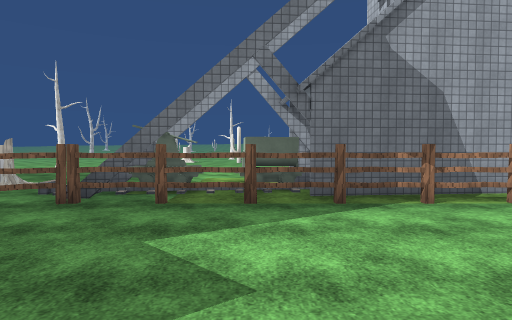
view 1 (above)

24 first-person views from a walk through a 3-D level made in the Unity game engine. The camera is 1.5 m above the floor, tilts 2° down and sees 75° across. The floor is counted in squares, 2 m on a side. Each view is taken from the middle of a square. On the plan, view 1 faces up. The plan holds only what a view shows up to about 11 squares ahead; the rest is blank. The place goes on beyond the plan. The player is left out. Surface patterns are stand-ins for the level's own textures.

view 2
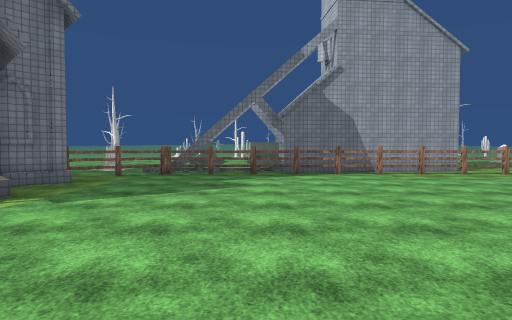

view 3
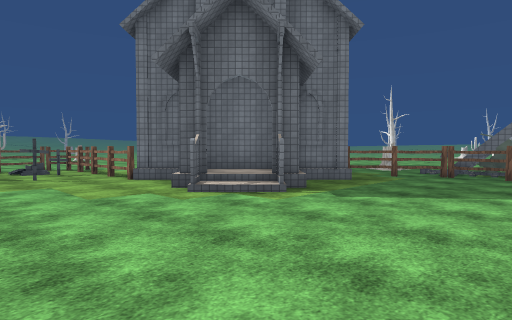

view 4
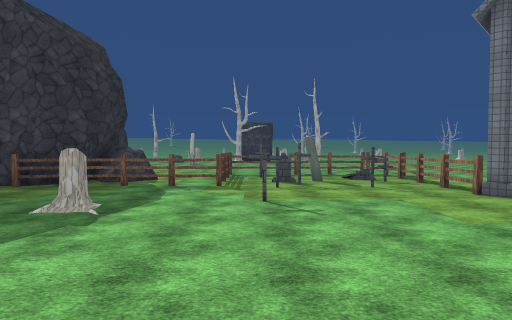

view 5
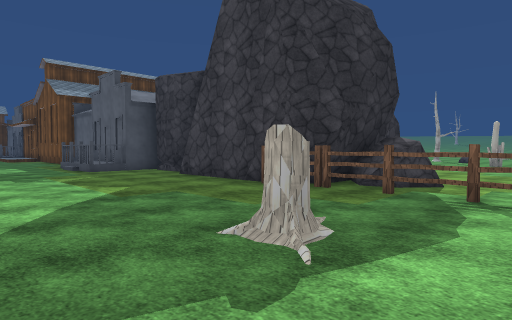

view 6
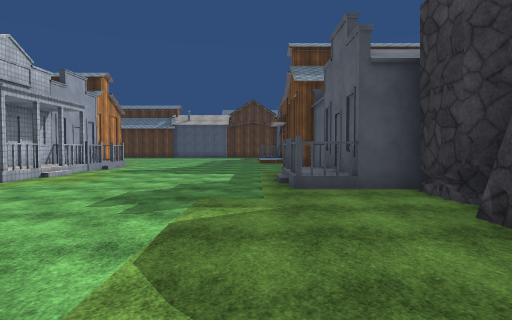

view 7
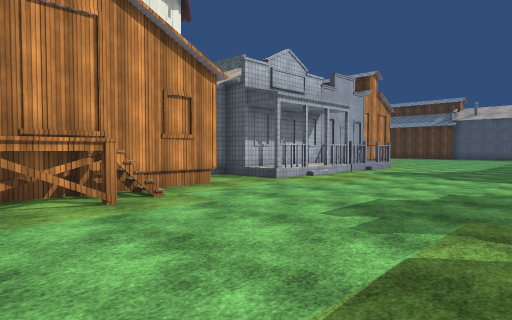

view 8
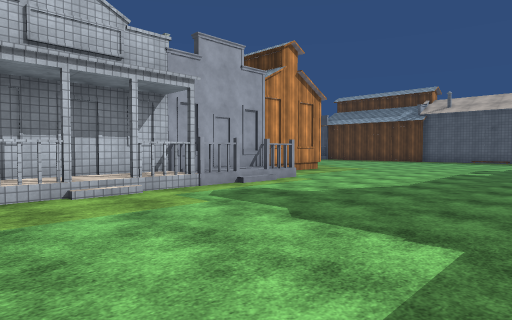

view 9
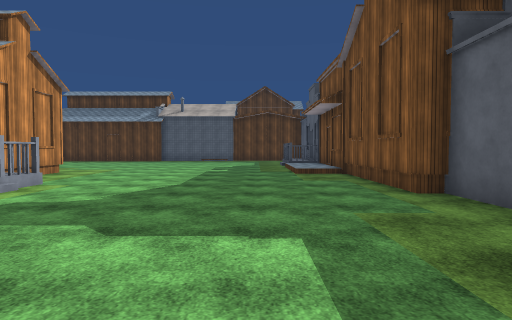

view 10
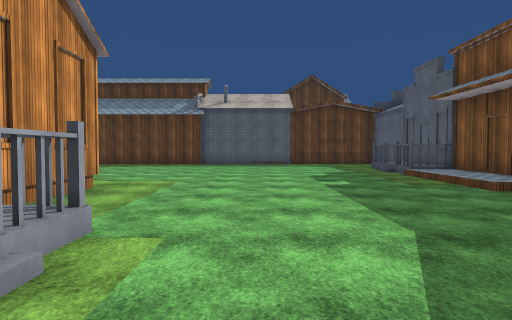

view 11
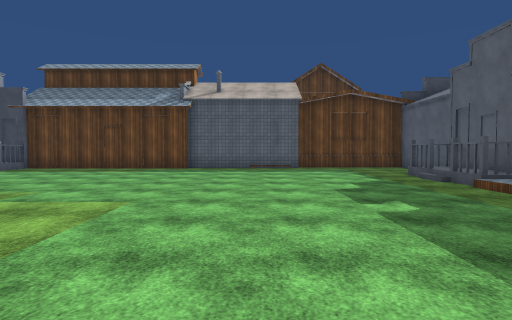

view 12
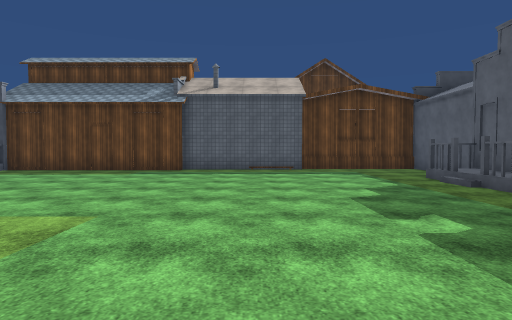

view 13
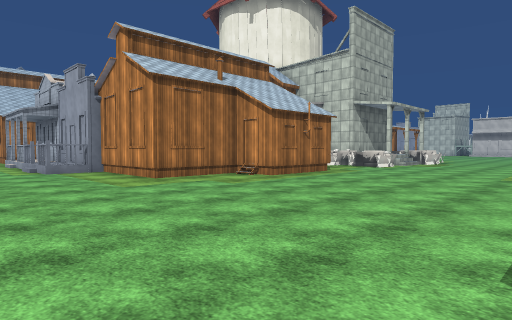

view 14
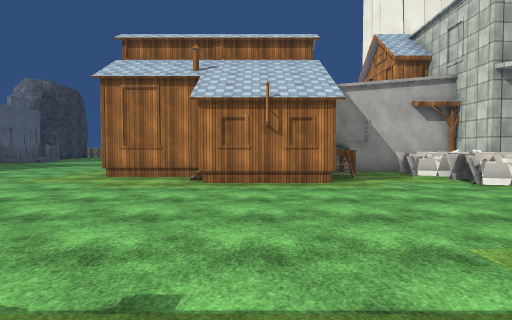

view 15
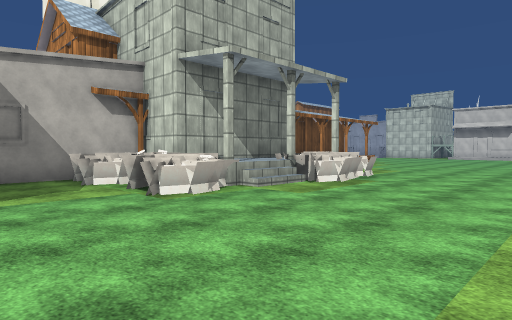

view 16
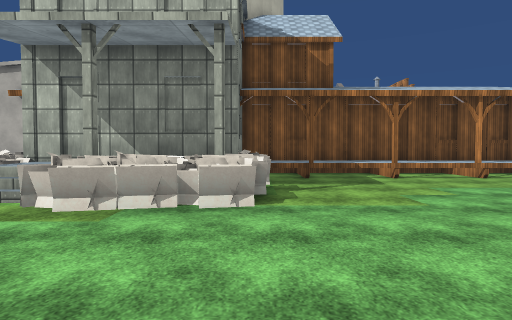

view 17
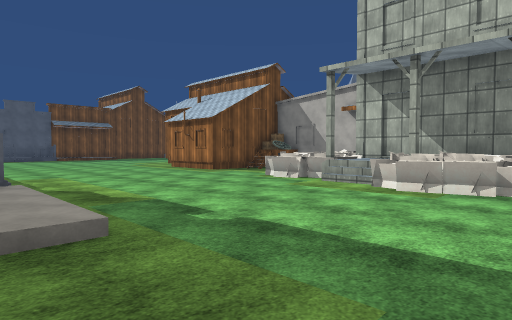

view 18
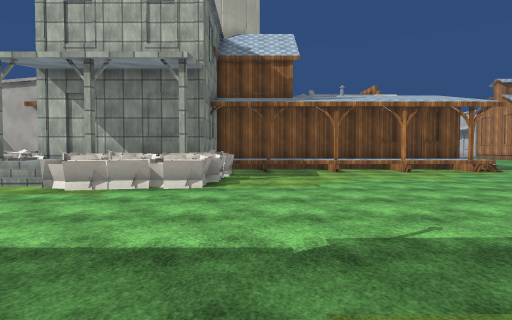

view 19
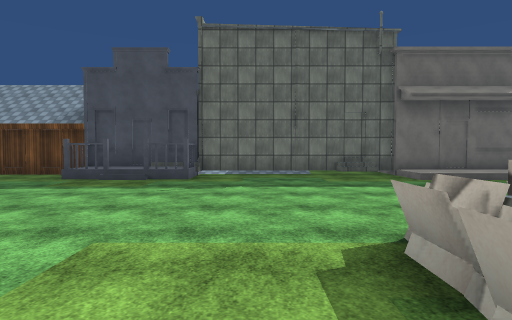

view 20
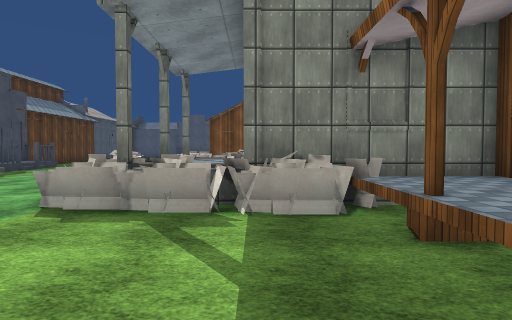

view 21
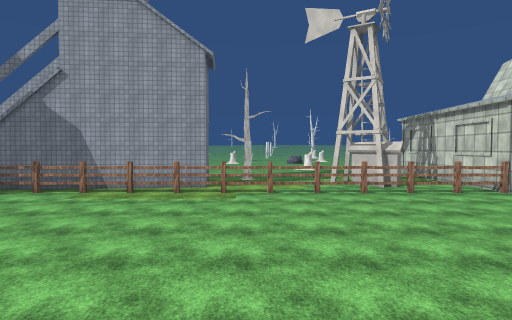

view 22
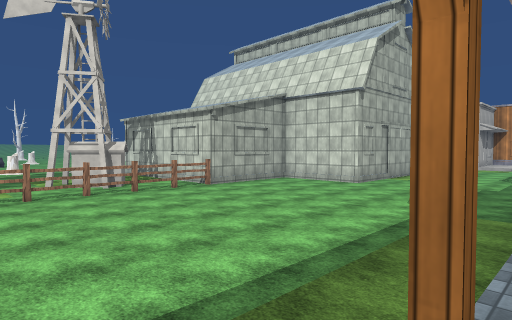

view 23
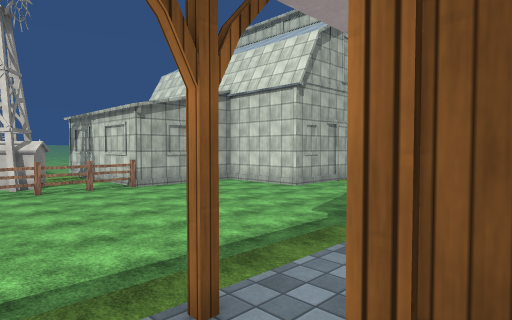

view 24
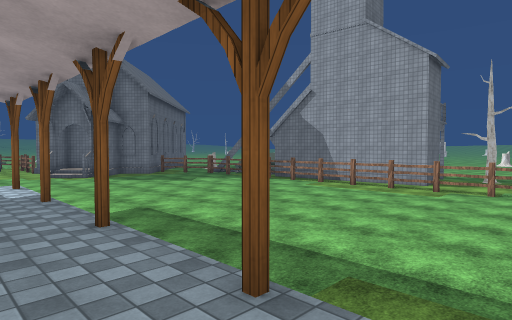

### Floor plan
Key: @ floor where view 1 was taken; # wall or solid block; . main floor; : floor 0.25 m higher than the main floor; + floor 0.5 m higher than the main floor; * floor 0.75 m higher than the main floor; % floor 1 m higher than the main floor; / step, stairs or slope; = window, fence, low wall or low ledge; S stump; T trolley; F fence; M tombstone; R rock; H house; L flower; W windmill; O other object.
Columns run from 12 left of view 1 to 21 right of it. Each row starts with its distance up from view 1.
  7        S =#  #    #    WW###
  6        S..TTTT ####....W#..#
  5        ...FFF#FFFFFFFFFFFFF##
  4        .FF...................
  3        #......................
  2        ##.....................##
  1        ##.......................
  0  ..   ###...@...................
 -1  FFFF###......................
 -2 .O..............................
 -3 ./.M............................
 -4 .O............#**=*=*#***
 -5 ..MO....... /     *** *#
 -6 O....M.... +
 -7  OF.......
 -8  .F.......
 -9 RRF...S..
-10 RRF......
-11 ###F.....
-12   #.....
-13   #.......
-14   #....... #
-15   #......./#
-16   #........#
-17  RR........#
-18  R##H........
-19    #H....../##
-20    #H....../#
-21    #H......+#
-22    #.......+#
-23    #.......H#    H
-24    #.......H#    H
-25    #.......H#    H
-26    #.......H#             ########
-27    #........#      ####   #*******
-28    #........#      #OOO   #O======
-29    #//......####  ##OOO####O......
-30    #:/.........#  ...OO%%%%O......
-31    #:/.........###...OO/LOOO......
-32    #:/..................LOOO......
-33    # ............................
-34    # /...........................
-35    #H.............................
-36    #..............................
-37    #..............H/H////.....H/H.
-38    #..............H HH  //....HHH.

Positions as (right, up) in squares from view 1, and headings:
1: (0, 0), facing up
2: (0, -5), facing up
3: (0, -5), facing up-left
4: (-1, -6), facing left
5: (-4, -7), facing down-left
6: (-7, -12), facing down
7: (-7, -13), facing down-right
8: (-7, -19), facing down-right
9: (-6, -19), facing down
10: (-3, -23), facing down
11: (-3, -26), facing down
12: (-3, -27), facing down
13: (-4, -37), facing up-right
14: (4, -38), facing up
15: (6, -36), facing up-right
16: (15, -36), facing up
17: (15, -38), facing up-left
18: (16, -38), facing up
19: (16, -29), facing down
20: (19, -29), facing left
21: (8, -4), facing up
22: (8, -4), facing up-right
23: (10, -5), facing up-right
24: (10, -5), facing up-left
